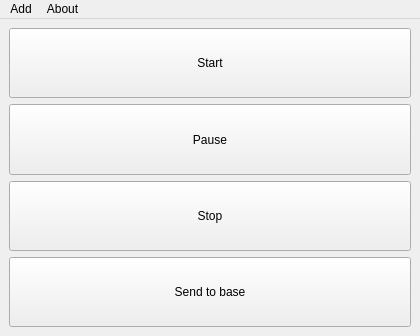
<?xml version="1.0" encoding="UTF-8"?>
<ui version="4.0">
 <class>MainWindow</class>
 <widget class="QMainWindow" name="MainWindow">
  <property name="geometry">
   <rect>
    <x>0</x>
    <y>0</y>
    <width>420</width>
    <height>336</height>
   </rect>
  </property>
  <property name="windowTitle">
   <string>MainWindow</string>
  </property>
  <widget class="QWidget" name="centralwidget">
   <layout class="QVBoxLayout" name="verticalLayout">
    <item>
     <widget class="QPushButton" name="pushButton">
      <property name="sizePolicy">
       <sizepolicy hsizetype="Minimum" vsizetype="Expanding">
        <horstretch>0</horstretch>
        <verstretch>0</verstretch>
       </sizepolicy>
      </property>
      <property name="text">
       <string>Start</string>
      </property>
     </widget>
    </item>
    <item>
     <widget class="QPushButton" name="pushButton_4">
      <property name="sizePolicy">
       <sizepolicy hsizetype="Minimum" vsizetype="Expanding">
        <horstretch>0</horstretch>
        <verstretch>0</verstretch>
       </sizepolicy>
      </property>
      <property name="text">
       <string>Pause</string>
      </property>
     </widget>
    </item>
    <item>
     <widget class="QPushButton" name="pushButton_2">
      <property name="sizePolicy">
       <sizepolicy hsizetype="Minimum" vsizetype="Expanding">
        <horstretch>0</horstretch>
        <verstretch>0</verstretch>
       </sizepolicy>
      </property>
      <property name="text">
       <string>Stop</string>
      </property>
     </widget>
    </item>
    <item>
     <widget class="QPushButton" name="pushButton_3">
      <property name="sizePolicy">
       <sizepolicy hsizetype="Minimum" vsizetype="Expanding">
        <horstretch>0</horstretch>
        <verstretch>0</verstretch>
       </sizepolicy>
      </property>
      <property name="text">
       <string>Send to base</string>
      </property>
     </widget>
    </item>
   </layout>
  </widget>
  <widget class="QMenuBar" name="menubar">
   <property name="geometry">
    <rect>
     <x>0</x>
     <y>0</y>
     <width>420</width>
     <height>22</height>
    </rect>
   </property>
   <widget class="QMenu" name="menuAdd">
    <property name="title">
     <string>Add</string>
    </property>
    <addaction name="actionNeato_Account"/>
   </widget>
   <widget class="QMenu" name="menuAbout">
    <property name="title">
     <string>About</string>
    </property>
    <addaction name="actionMy_robot"/>
    <addaction name="actionThis_software"/>
   </widget>
   <addaction name="menuAdd"/>
   <addaction name="menuAbout"/>
  </widget>
  <action name="actionNeato_Account">
   <property name="text">
    <string>Neato Account</string>
   </property>
  </action>
  <action name="actionMy_robot">
   <property name="text">
    <string>My robot</string>
   </property>
  </action>
  <action name="actionThis_software">
   <property name="text">
    <string>This software</string>
   </property>
  </action>
 </widget>
 <resources/>
 <connections/>
</ui>
